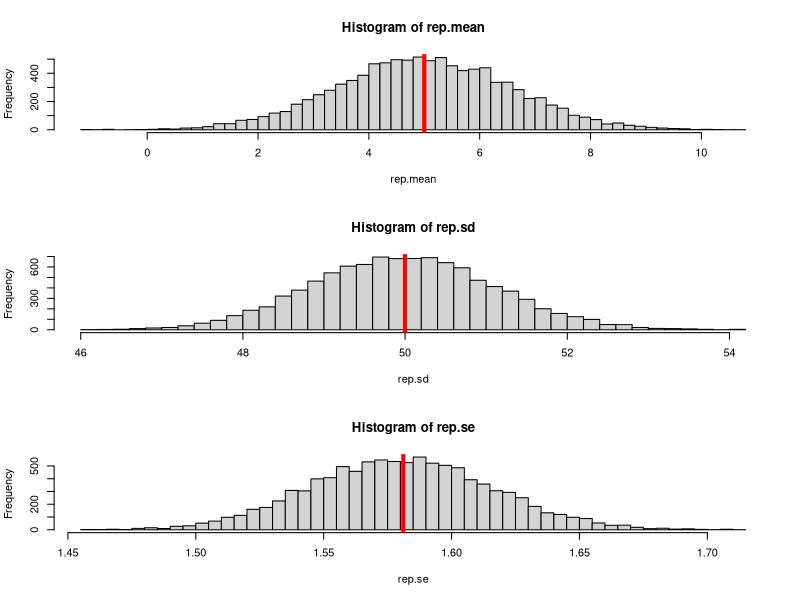
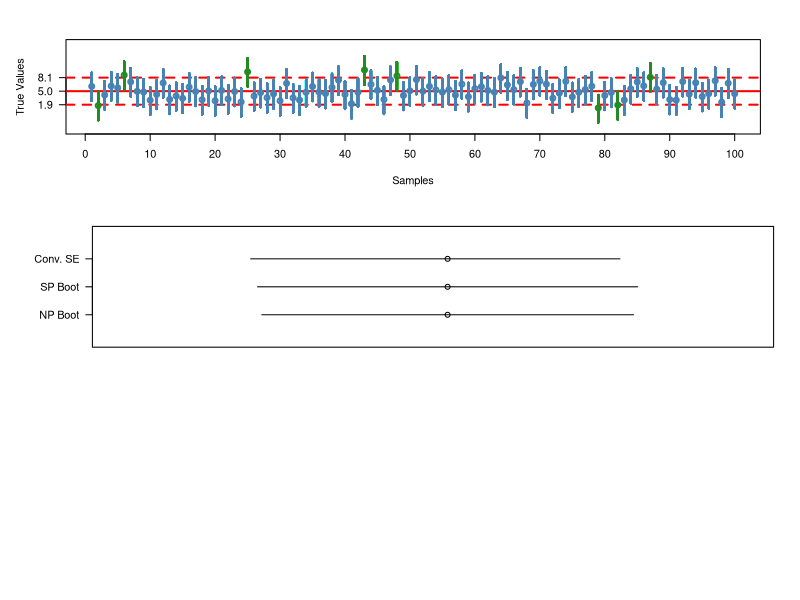
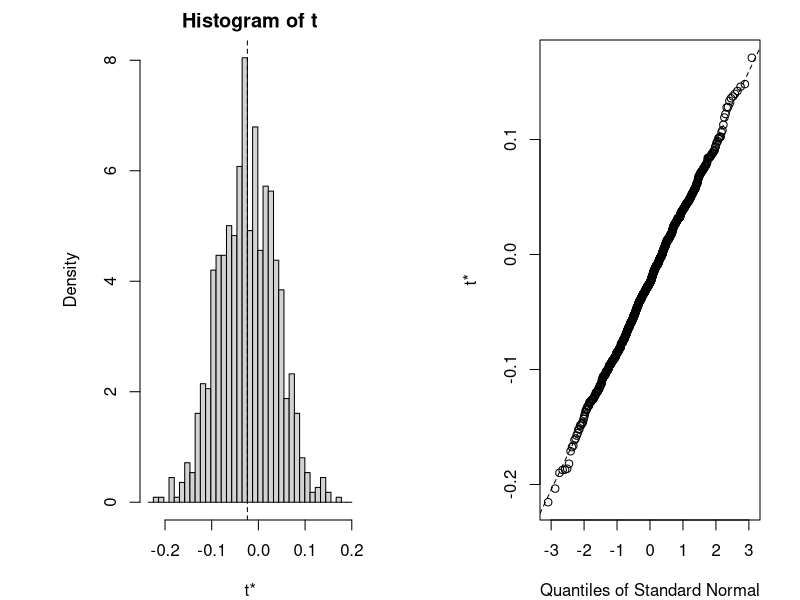
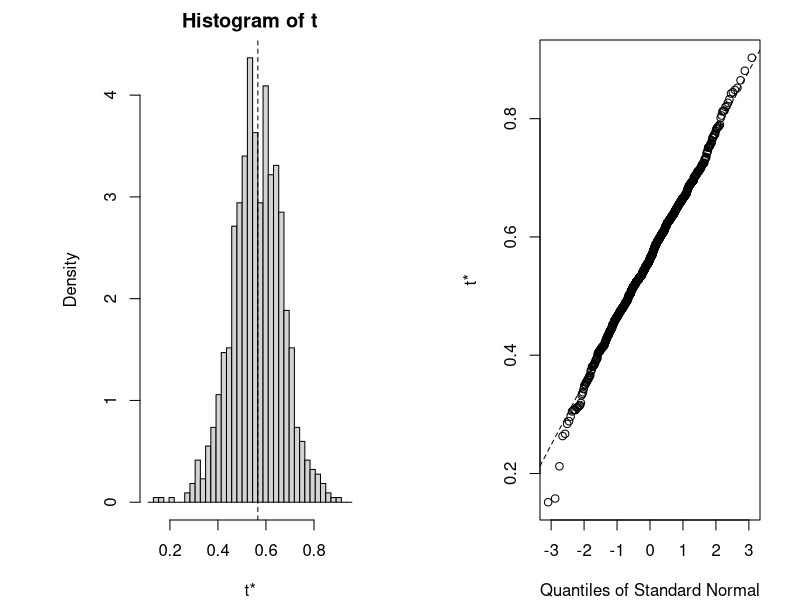
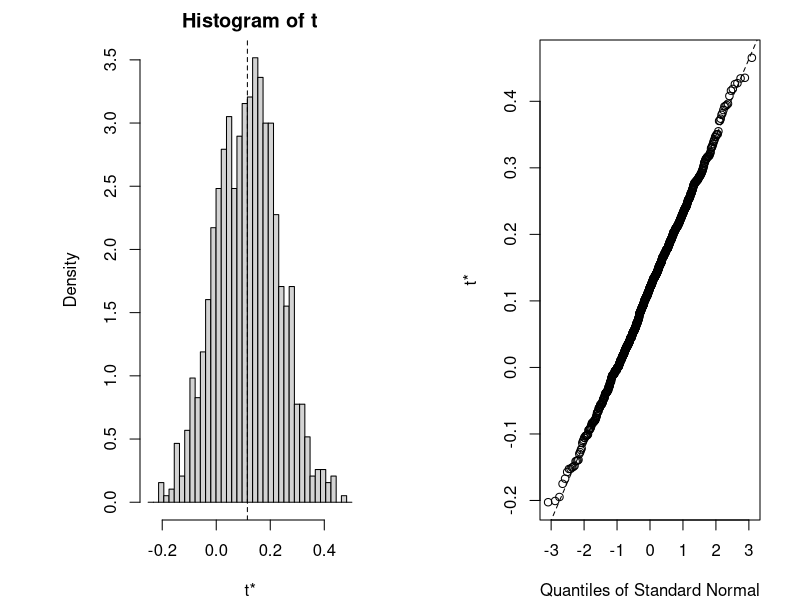
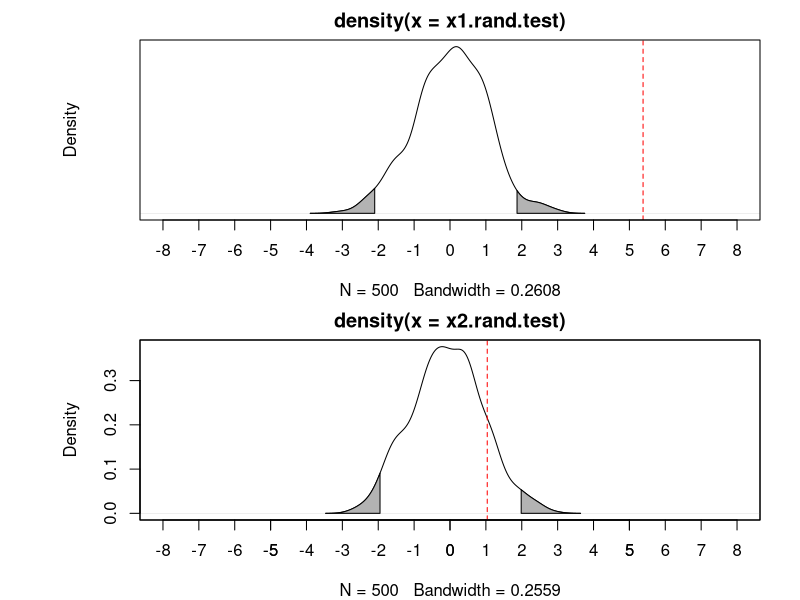

The R script that drew these images, in order:
# Most code borrowed from:

# Tom Carsey (carsey@unc.edu) and Jeff Harden (jjharden@unc.edu)

#---------------------------
# Sampling variability 
#----------------------------

# What exactly are standard errors? Answer: an estimate of the sampling variability of some statistic of interest.

# Let's say we draw a sample of 500 observations from a population with a mean of 5 and a standard deviation of 10. The true standard error of that mean is the population SD divided by the square root of N.
N <- 1000
true.mean <- 5
true.sd <- 50
true.se <- true.sd/sqrt(N)
a.sample <- rnorm(N, true.mean, true.sd)

# We can calculate the mean of our sample and the standard deviation of our sample. This tells us our ESTIMATE of the population mean and our ESTIMATE of the population standard deviation. To get an ESTIMATE of the sampling variability of that mean we just calculated---the standard error of the mean---we use the formula s/sqrt(N), where s is our ESTIMATE of the population standard deviation and N is the sample size.
sample.mean <- mean(a.sample)
sample.sd <- sd(a.sample)
sample.se <- sample.sd/sqrt(N)

# All of these are close, but not exactly equal to the true values. Now let's check to see that in repeated samples, the sample means and SDs converge to the true values.

rep.mean <- numeric(10000)
rep.sd <- numeric(10000)
rep.se <- numeric(10000)

for (i in 1:10000){
new.sample <- rnorm(N, true.mean, true.sd)
rep.mean[i] <- mean(new.sample)
rep.sd[i] <- sd(new.sample)
rep.se[i] <- sd(new.sample)/sqrt(N)
}

par(mfrow = c(3, 1))
hist(rep.mean, breaks = 50)
abline(v = true.mean, col = "red", lwd = 4)

hist(rep.sd, breaks = 50)
abline(v = true.sd, col = "red", lwd = 4)

hist(rep.se, breaks = 50)
abline(v = true.se, col = "red", lwd = 4)

# This looks pretty good. The point of all this is to show that a standard error is an ESTIMATE of the sampling variability of some statistic. In this case, that statistic was a simple mean. It could also be an OLS coefficient (which, of course, is also a mean).

### Confidence intervals: Drawing a picture of the coefficient's variability with the standard error

# Definition: If the procedure for computing a 95% confidence interval is used over and over, 95% of the time the interval will contain the true parameter value. In other words, you have a 95% chance of creating a 95% CI for a parameter that contains the true value. However, once you've done it, your CI either covers the parameter or it doesn't.  

# Let's calculate a 95 % CI from the original sample we drew. To do this, we must assume that the population is distributed normally (in this case we know it is). Then we add/subtract 1.96*the sample SE to the sample mean. Why do we choose 1.96? Because in a normal distribution, 95% of the density lies between -1.96 and 1.96.

ci.lo <- sample.mean - 1.96*sample.se
ci.up <- sample.mean + 1.96*sample.se
ci.lo; ci.up

# This includes the true parameter (5), so this time it worked. But how do we know if this method for calculating the CI is correct? We need to know that most of the time (i.e., 95%), the confidence interval does include the true parameter. We can examine that from the simulation we did earlier. As this graph shows, sometimes the CI does not include 5:

par(mar = c(5, 5, 3, 3))
plot(seq(1, 100, length = 100), seq(-4, 16, length = 100), type = "n", axes = FALSE, xlab = "Samples", ylab = "True Values")
box()
axis(1, at = seq(0, 100, 10))
axis(2, at = c(round(true.mean - 1.96*true.se, digits = 2), true.mean, round(true.mean + 1.96*true.se, digits = 2)), las = 2)
abline(h = true.mean, lwd = 2, col = "red")
abline(h = true.mean + 1.96*true.se, lwd = 2, lty = 2, col = "red")
abline(h = true.mean - 1.96*true.se, lwd = 2, lty = 2, col = "red")
for (i in 1:100){
points(i, rep.mean[i], lwd = 2, col = ifelse(rep.mean[i] + 1.96*rep.se[i] > true.mean & rep.mean[i] - 1.96*rep.se < true.mean, "steelblue", "forestgreen"))
segments(i, rep.mean[i] + 1.96*rep.se[i], i, rep.mean[i] - 1.96*rep.se, lwd = 2, col = ifelse(rep.mean[i] + 1.96*rep.se[i] > true.mean & rep.mean[i] - 1.96*rep.se < true.mean, "steelblue", "forestgreen"))
}

# More formally, we can calculate a "coverage probability." To do this, we construct a confidence interval for each run in the simulation as shown in the graph above, note whether that confidence interval includes the true parameter, and then calculate what proportion of the simulated CIs includes the true parameter. This proportion should be 0.95 if the method is working correctly.

cp <- ifelse(rep.mean - 1.96*rep.se < true.mean & rep.mean + 1.96*rep.se > true.mean, 1, 0)
coverage.probability <- mean(cp)
coverage.probability

#------------------------------------------------------------------------------
# Resampling methods: bootstrap, randomization tests
#------------------------------------------------------------------------------

library(boot) 

# Global variables
set.seed(111007)
n <- 1000
a <- 0
b1 <- .5
b2 <- .25

# runif generates random deviates
# n = number of observations. If length(n) > 1, the length is taken to be the number required
# How many observations are we using??
x1 <- runif(n, min = -1, max = 1)  # Creates a vector of random values between -1 and 1
x2 <- runif(n, min = -1, max = 1)  # Creates another vector of random values between -1 and 1
y <- a + b1*x1 + b2*x2 + rnorm(n, 0, 2) # Creates a vector of random values based on the terms above


# First example: Create a vector of names of people
class.names <- c("Santiago", "Derek", "Allan", "Jun", "Karina", "Hanna", "John", "Elizabeth", "Louis", "Chelsea", "Florian", "Tom", "Jeff")

sample(class.names, replace = TRUE)  # Sample the class names with replacement

#***********************************
# Bootstrapping function
#***********************************
bootstrap <- function(model, boot.reps){ # Inputs: the name of the model and the number of bootstrap replications
boot.est <- matrix(NA, nrow = boot.reps, ncol = model$rank) # This step creates an empty matrix for the bootstrap estimates
for(i in 1:boot.reps){ # Start bootstrap loop
	sample <- sample(length(model$residuals), replace = TRUE) # Select observations to go in bootstrap sample
  datai <- NULL # Initiate bootstrap sample data
	for(j in 1:length(sample)){ # Bind selected observations...
		datai <- rbind(datai, model$model[sample[j], ]) #...by row to make a matrix of data from the bootstrap sample
	} # End bootstrap sample data
	boot.est[i , ] <- coef(lm(y ~ x1 + x2, data = datai)) # Run the model on the bootstrap sample, then collect coefficients in boot.est matrix
cat("Completed", i, "of", boot.reps, "bootstrap replications", "\n")
} # End bootstrap loop
return(list(boot.est = as.matrix(boot.est), boot.vcv = cov(boot.est))) # Return the matrix of coefficient estimates and the bootstrap covariance matrix
} # End function
#***********************************

model.1 <- lm(y ~ x1 + x2)   # Run a regression model with two predictors

system.time( # Check how long it takes
model.1.boot <- bootstrap(model.1, 100)  # Runs the bootstrap function of the above regression model
)

ses <- cbind(sqrt(diag(vcov(model.1))), sqrt(diag(model.1.boot[[2]])))
colnames(ses) <- c("Conventional SE", "SP Bootstrapped SE")
ses   # Outputs the standard errors of the regular regression vs. the bootstrapped regression

# The next line creates the standard regression coefficients and confidence intervals as well as those generated by the bootstrapped model
cis <- cbind(model.1$coef, model.1$coef - 1.96*ses[ , 1], model.1$coef + 1.96*ses[ , 1], model.1$coef - 1.96*ses[ , 2], model.1$coef + 1.96*ses[ , 2], quantile(model.1.boot[[1]][ , 2], .025), quantile(model.1.boot[[1]][ , 2], .975))
colnames(cis) <- c("Coef", "Conventional CI - Lower", "Conventional CI - Upper", "SP Bootstrap CI - Lower", "SP Bootstrap CI - Upper", "NP Bootstrap CI - Lower", "NP Bootstrap CI - Upper")
cis

par(mar = c(4, 7, 2, 2))
plot(seq(.2, .9, length = 3), seq(-.5, .5, length = 3), type = "n", axes = FALSE, xlab = "", ylab = "")
box()
points(model.1$coef[2], -.25)
points(model.1$coef[2], 0)
points(model.1$coef[2], .25)
segments(cis[2, 2], -.25, cis[2, 3], -.25)
segments(cis[2, 4], 0, cis[2, 5], 0)
segments(cis[2, 6], .25, cis[2, 7], .25)
axis(2, at = c(-.25, 0, .25), labels = c("NP Boot", "SP Boot", "Conv. SE"), las = 2)

#------------------------------------------------------------
# Bootstrapping with the boot package
#------------------------------------------------------------
# First you need to tell it what you want to bootstrap with a function
betas <- function(formula, data, indices) {
  d <- data[indices, ] # allows boot to select sample
  fit <- lm(formula, data = d)
  return(fit$coef)
} 

# Then you use the boot() command
system.time(
boot.results2 <- boot(data = as.data.frame(cbind(y, x1, x2)), statistic = betas, R = 1000, formula = y ~ x1 + x2)
)
boot.results2

# The results produce values for each term of the model
# In this case the intercept, x1, and x2

# Plot the bootstrap results for each term of the model
plot(boot.results2, index = 1)
plot(boot.results2, index = 2)
plot(boot.results2, index = 3)

# Confidence intervals
boot.ci(boot.results2, type = c("norm", "perc"), index = 1)
boot.ci(boot.results2, type = c("norm", "perc"), index = 2)
boot.ci(boot.results2, type = c("norm", "perc"), index = 3)

# Compare all these results to the bootstrap function used previously (above)

#**************************************
# Randomization test function
#**************************************

rand.test <- function(data, variable, reps){ # Inputs: the data, the variable to be randomized, and the number of replications
t.statistics <- numeric(reps) # Empty vector to store randomized t-statistics 
for(i in 1:reps){ # Start randomization loop
new.var <- sample(variable, replace = FALSE) # Reshuffle the values of the randomized variable by sampling without replacement
ifelse(variable == x1, new.data <- data.frame(y, new.var, x2), new.data <- data.frame(y, x1, new.var)) # Create a new data matrix with the reshuffled variable. The ifelse() command adjusts to whether x1 or x2 was selected.
colnames(new.data) <- c("y", "x1", "x2") # Name the variables of the new data
new.model <- lm(y ~ x1 + x2, data = new.data) # Estimate the model on the new data
ifelse(variable == x1, t.statistics[i] <- new.model$coef[2]/sqrt(vcov(new.model)[2, 2]), t.statistics[i] <- new.model$coef[3]/sqrt(vcov(new.model)[3, 3])) # Store the t-statistic from the new model. The ifelse() command is again used to adjust to the selection of x1 or x2.
cat("Completed", i, "of", reps, "replications", "\n")
} # End randomization loop
return(t.statistics) # Return the t-statistics
}
#***************************************

#----------------------------------------
# Conduct a randomization test
#----------------------------------------

system.time(
x1.rand.test <- rand.test(data.frame(y, x1, x2), x1, 500)
)
system.time(
x2.rand.test <- rand.test(data.frame(y, x1, x2), x2, 500)
)

# Plot the distribution of t-statistics with 95% rejection regions
d <- density(x1.rand.test)
d.hi <- d$x > quantile(x1.rand.test, .975) 
d.lo <- d$x < quantile(x1.rand.test, .025) 

d2 <- density(x2.rand.test)
d.hi2 <- d2$x > quantile(x2.rand.test, .975) 
d.lo2 <- d2$x < quantile(x2.rand.test, .025) 

par(mfrow = c(2, 1))
plot(d, xlim = c(-8, 8), axes = FALSE)
polygon(x = c(d$x[d.hi == TRUE], rev(d$x[d.hi == TRUE])), y = c(d$y[d.hi == TRUE], rep(0, times = length(d$y[d.hi == TRUE]))), col = "gray70")
polygon(x = c(d$x[d.lo == TRUE], rev(d$x[d.lo == TRUE])), y = c(d$y[d.lo == TRUE], rep(0, times = length(d$y[d.lo == TRUE]))), col = "gray70")
abline(v = model.1$coef[2]/sqrt(vcov(model.1)[2, 2]), lty = 2, col = "red")
axis(1, seq(-8, 8, 1))
box()

plot(d2, xlim = c(-8, 8))
polygon(x = c(d2$x[d.hi2 == TRUE], rev(d2$x[d.hi2 == TRUE])), y = c(d2$y[d.hi2 == TRUE], rep(0, times = length(d2$y[d.hi2 == TRUE]))), col = "gray70")
polygon(x = c(d2$x[d.lo2 == TRUE], rev(d2$x[d.lo2 == TRUE])), y = c(d2$y[d.lo2 == TRUE], rep(0, times = length(d2$y[d.lo2 == TRUE]))), col = "gray70")
abline(v = model.1$coef[3]/sqrt(vcov(model.1)[3, 3]), lty = 2, col = "red")
axis(1, seq(-8, 8, 1))
box()

